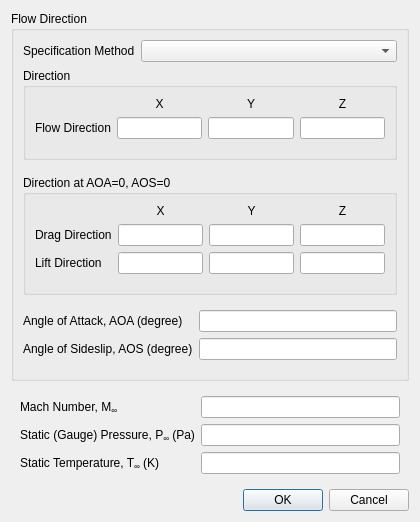
<?xml version="1.0" encoding="UTF-8"?>
<ui version="4.0">
 <class>FarfieldRiemannDialog</class>
 <widget class="QDialog" name="FarfieldRiemannDialog">
  <property name="geometry">
   <rect>
    <x>0</x>
    <y>0</y>
    <width>420</width>
    <height>518</height>
   </rect>
  </property>
  <property name="minimumSize">
   <size>
    <width>420</width>
    <height>0</height>
   </size>
  </property>
  <property name="maximumSize">
   <size>
    <width>420</width>
    <height>16777215</height>
   </size>
  </property>
  <property name="windowTitle">
   <string>Farfield Riemann Boundary Condition</string>
  </property>
  <layout class="QVBoxLayout" name="verticalLayout_2">
   <item>
    <widget class="QWidget" name="dialogContents" native="true">
     <layout class="QVBoxLayout" name="verticalLayout">
      <property name="leftMargin">
       <number>0</number>
      </property>
      <property name="topMargin">
       <number>0</number>
      </property>
      <property name="rightMargin">
       <number>0</number>
      </property>
      <property name="bottomMargin">
       <number>0</number>
      </property>
      <item>
       <widget class="QGroupBox" name="groupBox_2">
        <property name="title">
         <string>Flow Direction</string>
        </property>
        <layout class="QVBoxLayout" name="verticalLayout_3">
         <item>
          <widget class="QWidget" name="widget_2" native="true">
           <layout class="QFormLayout" name="formLayout_2">
            <property name="leftMargin">
             <number>0</number>
            </property>
            <property name="topMargin">
             <number>0</number>
            </property>
            <property name="rightMargin">
             <number>0</number>
            </property>
            <property name="bottomMargin">
             <number>0</number>
            </property>
            <item row="0" column="0">
             <widget class="QLabel" name="label_4">
              <property name="text">
               <string>Specification Method</string>
              </property>
             </widget>
            </item>
            <item row="0" column="1">
             <widget class="EnumComboBox" name="specificationMethod"/>
            </item>
           </layout>
          </widget>
         </item>
         <item>
          <widget class="QGroupBox" name="directFlowDirection">
           <property name="title">
            <string>Direction</string>
           </property>
           <layout class="QVBoxLayout" name="verticalLayout_4">
            <item>
             <widget class="QWidget" name="widget_3" native="true">
              <layout class="QGridLayout" name="gridLayout">
               <property name="leftMargin">
                <number>0</number>
               </property>
               <property name="topMargin">
                <number>0</number>
               </property>
               <property name="rightMargin">
                <number>0</number>
               </property>
               <item row="1" column="2">
                <widget class="QLineEdit" name="flowDirectionY"/>
               </item>
               <item row="1" column="3">
                <widget class="QLineEdit" name="flowDirectionZ"/>
               </item>
               <item row="0" column="3">
                <widget class="QLabel" name="label_5">
                 <property name="text">
                  <string>Z</string>
                 </property>
                 <property name="alignment">
                  <set>Qt::AlignCenter</set>
                 </property>
                </widget>
               </item>
               <item row="0" column="2">
                <widget class="QLabel" name="label_10">
                 <property name="text">
                  <string>Y</string>
                 </property>
                 <property name="alignment">
                  <set>Qt::AlignCenter</set>
                 </property>
                </widget>
               </item>
               <item row="1" column="0">
                <widget class="QLabel" name="label_11">
                 <property name="text">
                  <string>Flow Direction</string>
                 </property>
                </widget>
               </item>
               <item row="1" column="1">
                <widget class="QLineEdit" name="flowDirectionX"/>
               </item>
               <item row="0" column="1">
                <widget class="QLabel" name="label_6">
                 <property name="text">
                  <string>X</string>
                 </property>
                 <property name="alignment">
                  <set>Qt::AlignCenter</set>
                 </property>
                </widget>
               </item>
              </layout>
             </widget>
            </item>
           </layout>
          </widget>
         </item>
         <item>
          <widget class="QWidget" name="anglesFlowDirection" native="true">
           <layout class="QVBoxLayout" name="verticalLayout_6">
            <property name="leftMargin">
             <number>0</number>
            </property>
            <property name="rightMargin">
             <number>0</number>
            </property>
            <item>
             <widget class="QGroupBox" name="groupBox">
              <property name="title">
               <string>Direction at AOA=0, AOS=0</string>
              </property>
              <layout class="QVBoxLayout" name="verticalLayout_5">
               <item>
                <widget class="QWidget" name="widget_4" native="true">
                 <layout class="QGridLayout" name="gridLayout_2">
                  <property name="leftMargin">
                   <number>0</number>
                  </property>
                  <property name="topMargin">
                   <number>0</number>
                  </property>
                  <property name="rightMargin">
                   <number>0</number>
                  </property>
                  <item row="0" column="3">
                   <widget class="QLabel" name="label_13">
                    <property name="text">
                     <string>Z</string>
                    </property>
                    <property name="alignment">
                     <set>Qt::AlignCenter</set>
                    </property>
                   </widget>
                  </item>
                  <item row="0" column="1">
                   <widget class="QLabel" name="label_14">
                    <property name="text">
                     <string>X</string>
                    </property>
                    <property name="alignment">
                     <set>Qt::AlignCenter</set>
                    </property>
                   </widget>
                  </item>
                  <item row="1" column="1">
                   <widget class="QLineEdit" name="dragDirectionX"/>
                  </item>
                  <item row="0" column="2">
                   <widget class="QLabel" name="label_15">
                    <property name="text">
                     <string>Y</string>
                    </property>
                    <property name="alignment">
                     <set>Qt::AlignCenter</set>
                    </property>
                   </widget>
                  </item>
                  <item row="1" column="3">
                   <widget class="QLineEdit" name="dragDirectionZ"/>
                  </item>
                  <item row="1" column="2">
                   <widget class="QLineEdit" name="dragDirectionY"/>
                  </item>
                  <item row="1" column="0">
                   <widget class="QLabel" name="label_16">
                    <property name="text">
                     <string>Drag Direction</string>
                    </property>
                   </widget>
                  </item>
                  <item row="2" column="0">
                   <widget class="QLabel" name="label_17">
                    <property name="text">
                     <string>Lift Direction</string>
                    </property>
                   </widget>
                  </item>
                  <item row="2" column="1">
                   <widget class="QLineEdit" name="liftDirectionX"/>
                  </item>
                  <item row="2" column="2">
                   <widget class="QLineEdit" name="liftDirectionY"/>
                  </item>
                  <item row="2" column="3">
                   <widget class="QLineEdit" name="liftDirectionZ"/>
                  </item>
                 </layout>
                </widget>
               </item>
              </layout>
             </widget>
            </item>
            <item>
             <widget class="QWidget" name="widget_5" native="true">
              <layout class="QFormLayout" name="formLayout_4">
               <property name="leftMargin">
                <number>0</number>
               </property>
               <property name="rightMargin">
                <number>0</number>
               </property>
               <property name="bottomMargin">
                <number>0</number>
               </property>
               <item row="0" column="0">
                <widget class="QLabel" name="label_18">
                 <property name="text">
                  <string>Angle of Attack, AOA (degree)</string>
                 </property>
                </widget>
               </item>
               <item row="0" column="1">
                <widget class="QLineEdit" name="AoA"/>
               </item>
               <item row="1" column="0">
                <widget class="QLabel" name="label_19">
                 <property name="text">
                  <string>Angle of Sideslip, AOS (degree)</string>
                 </property>
                </widget>
               </item>
               <item row="1" column="1">
                <widget class="QLineEdit" name="AoS"/>
               </item>
              </layout>
             </widget>
            </item>
           </layout>
          </widget>
         </item>
        </layout>
       </widget>
      </item>
      <item>
       <widget class="QWidget" name="widget" native="true">
        <layout class="QFormLayout" name="formLayout_3">
         <item row="0" column="0">
          <widget class="QLabel" name="label_9">
           <property name="text">
            <string>Mach Number, M&lt;sub&gt;∞&lt;/sub&gt;</string>
           </property>
          </widget>
         </item>
         <item row="0" column="1">
          <widget class="QLineEdit" name="machNumber"/>
         </item>
         <item row="1" column="0">
          <widget class="QLabel" name="label_7">
           <property name="text">
            <string>Static (Gauge) Pressure, P&lt;sub&gt;∞&lt;/sub&gt; (Pa)</string>
           </property>
          </widget>
         </item>
         <item row="1" column="1">
          <widget class="QLineEdit" name="staticPressure"/>
         </item>
         <item row="2" column="0">
          <widget class="QLabel" name="label_8">
           <property name="text">
            <string>Static Temperature, T&lt;sub&gt;∞&lt;/sub&gt; (K)</string>
           </property>
          </widget>
         </item>
         <item row="2" column="1">
          <widget class="QLineEdit" name="staticTemperature"/>
         </item>
        </layout>
       </widget>
      </item>
     </layout>
    </widget>
   </item>
   <item>
    <widget class="QDialogButtonBox" name="buttonBox">
     <property name="orientation">
      <enum>Qt::Horizontal</enum>
     </property>
     <property name="standardButtons">
      <set>QDialogButtonBox::Cancel|QDialogButtonBox::Ok</set>
     </property>
    </widget>
   </item>
  </layout>
 </widget>
 <customwidgets>
  <customwidget>
   <class>EnumComboBox</class>
   <extends>QComboBox</extends>
   <header>widgets.enum_combo_box</header>
  </customwidget>
 </customwidgets>
 <tabstops>
  <tabstop>specificationMethod</tabstop>
  <tabstop>flowDirectionX</tabstop>
  <tabstop>flowDirectionY</tabstop>
  <tabstop>flowDirectionZ</tabstop>
  <tabstop>dragDirectionX</tabstop>
  <tabstop>dragDirectionY</tabstop>
  <tabstop>dragDirectionZ</tabstop>
  <tabstop>liftDirectionX</tabstop>
  <tabstop>liftDirectionY</tabstop>
  <tabstop>liftDirectionZ</tabstop>
  <tabstop>AoA</tabstop>
  <tabstop>AoS</tabstop>
  <tabstop>machNumber</tabstop>
  <tabstop>staticPressure</tabstop>
  <tabstop>staticTemperature</tabstop>
 </tabstops>
 <resources/>
 <connections>
  <connection>
   <sender>buttonBox</sender>
   <signal>accepted()</signal>
   <receiver>FarfieldRiemannDialog</receiver>
   <slot>accept()</slot>
   <hints>
    <hint type="sourcelabel">
     <x>248</x>
     <y>254</y>
    </hint>
    <hint type="destinationlabel">
     <x>157</x>
     <y>274</y>
    </hint>
   </hints>
  </connection>
  <connection>
   <sender>buttonBox</sender>
   <signal>rejected()</signal>
   <receiver>FarfieldRiemannDialog</receiver>
   <slot>reject()</slot>
   <hints>
    <hint type="sourcelabel">
     <x>316</x>
     <y>260</y>
    </hint>
    <hint type="destinationlabel">
     <x>286</x>
     <y>274</y>
    </hint>
   </hints>
  </connection>
 </connections>
</ui>
